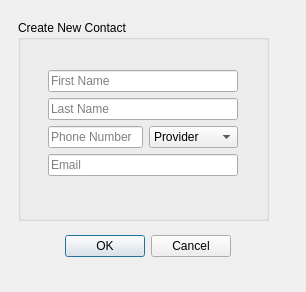
<?xml version="1.0" encoding="UTF-8"?>
<ui version="4.0">
 <class>CreateContact</class>
 <widget class="QDialog" name="CreateContact">
  <property name="geometry">
   <rect>
    <x>0</x>
    <y>0</y>
    <width>306</width>
    <height>292</height>
   </rect>
  </property>
  <property name="windowTitle">
   <string>Dialog</string>
  </property>
  <widget class="QDialogButtonBox" name="buttonBox">
   <property name="geometry">
    <rect>
     <x>50</x>
     <y>230</y>
     <width>181</width>
     <height>32</height>
    </rect>
   </property>
   <property name="orientation">
    <enum>Qt::Horizontal</enum>
   </property>
   <property name="standardButtons">
    <set>QDialogButtonBox::Cancel|QDialogButtonBox::Ok</set>
   </property>
  </widget>
  <widget class="QGroupBox" name="groupBox">
   <property name="geometry">
    <rect>
     <x>18</x>
     <y>20</y>
     <width>251</width>
     <height>201</height>
    </rect>
   </property>
   <property name="title">
    <string>Create New Contact</string>
   </property>
   <widget class="QWidget" name="layoutWidget">
    <property name="geometry">
     <rect>
      <x>30</x>
      <y>50</y>
      <width>190</width>
      <height>110</height>
     </rect>
    </property>
    <layout class="QVBoxLayout" name="verticalLayout">
     <item>
      <widget class="QLineEdit" name="firstName">
       <property name="placeholderText">
        <string>First Name</string>
       </property>
      </widget>
     </item>
     <item>
      <widget class="QLineEdit" name="lastName">
       <property name="placeholderText">
        <string>Last Name</string>
       </property>
      </widget>
     </item>
     <item>
      <layout class="QHBoxLayout" name="horizontalLayout">
       <item>
        <widget class="QLineEdit" name="phone">
         <property name="placeholderText">
          <string>Phone Number</string>
         </property>
        </widget>
       </item>
       <item>
        <widget class="QComboBox" name="comboBox">
         <item>
          <property name="text">
           <string>Provider</string>
          </property>
         </item>
         <item>
          <property name="text">
           <string>Verizon</string>
          </property>
         </item>
         <item>
          <property name="text">
           <string>T-Mobile</string>
          </property>
         </item>
         <item>
          <property name="text">
           <string>Metro PCS</string>
          </property>
         </item>
         <item>
          <property name="text">
           <string>Sprint</string>
          </property>
         </item>
        </widget>
       </item>
      </layout>
     </item>
     <item>
      <widget class="QLineEdit" name="email">
       <property name="placeholderText">
        <string>Email</string>
       </property>
      </widget>
     </item>
    </layout>
   </widget>
  </widget>
 </widget>
 <tabstops>
  <tabstop>firstName</tabstop>
  <tabstop>lastName</tabstop>
  <tabstop>phone</tabstop>
  <tabstop>comboBox</tabstop>
  <tabstop>email</tabstop>
 </tabstops>
 <resources/>
 <connections>
  <connection>
   <sender>buttonBox</sender>
   <signal>accepted()</signal>
   <receiver>CreateContact</receiver>
   <slot>accept()</slot>
   <hints>
    <hint type="sourcelabel">
     <x>248</x>
     <y>254</y>
    </hint>
    <hint type="destinationlabel">
     <x>157</x>
     <y>274</y>
    </hint>
   </hints>
  </connection>
  <connection>
   <sender>buttonBox</sender>
   <signal>rejected()</signal>
   <receiver>CreateContact</receiver>
   <slot>reject()</slot>
   <hints>
    <hint type="sourcelabel">
     <x>316</x>
     <y>260</y>
    </hint>
    <hint type="destinationlabel">
     <x>286</x>
     <y>274</y>
    </hint>
   </hints>
  </connection>
 </connections>
</ui>
